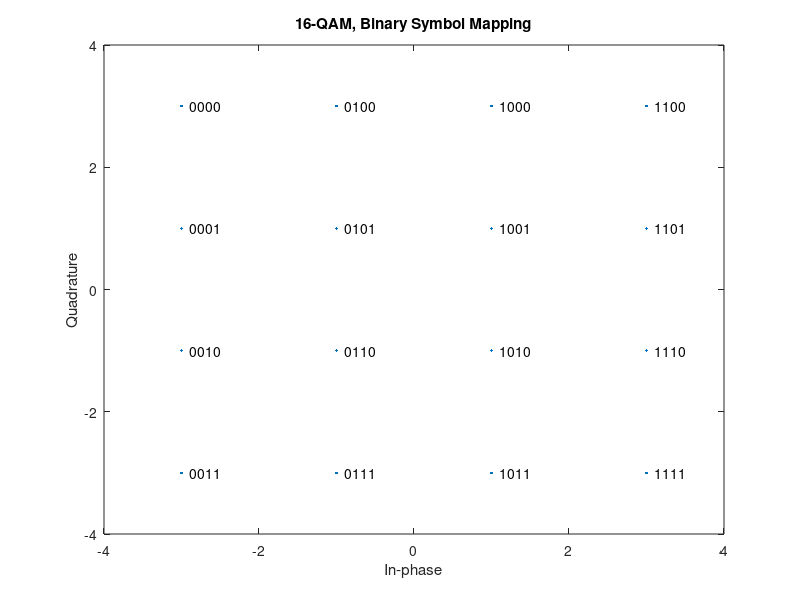
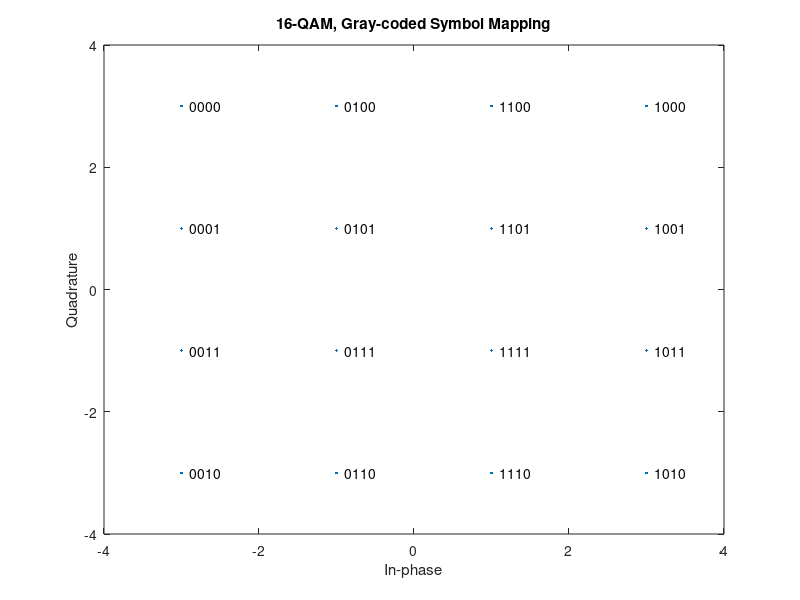

MATLAB code to generate these figures, in order:
clear all
close all

M = 16;                         % Modulation order
x = (0:15);                    % Integer input
y1 = qammod(x,16,'bin');        % 16-QAM output
scatterplot(y1)
text(real(y1)+0.1, imag(y1), dec2bin(x))
title('16-QAM, Binary Symbol Mapping')
axis([-4 4 -4 4])
y2 = qammod(x,16,'gray');        % 16-QAM output
scatterplot(y2)
text(real(y2)+0.1, imag(y2), dec2bin(x))
title('16-QAM, Gray-coded Symbol Mapping')
axis([-4 4 -4 4])